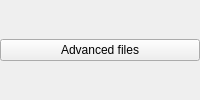
<?xml version='1.0' encoding='utf-8'?>
<ui version="4.0">
 <class>recordingAdvanced</class>
 <widget class="QWidget" name="recordingAdvanced">
  <layout class="QHBoxLayout" name="advancedLayout">
   <item>
    <widget class="QPushButton" name="advanced_button">
     <property name="text">
      <string>Advanced files</string>
     </property>
     <property name="toolTip">
      <string>Open playback, export, and media review tools.</string>
     </property>
    </widget>
   </item>
   <property name="leftMargin">
    <number>0</number>
   </property>
   <property name="topMargin">
    <number>0</number>
   </property>
   <property name="rightMargin">
    <number>0</number>
   </property>
   <property name="bottomMargin">
    <number>0</number>
   </property>
  </layout>
 </widget>
 <resources />
 <connections />
</ui>
